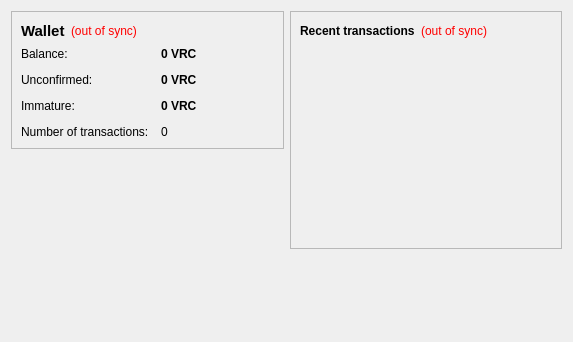
<?xml version="1.0" encoding="UTF-8"?>
<ui version="4.0">
 <class>OverviewPage</class>
 <widget class="QWidget" name="OverviewPage">
  <property name="geometry">
   <rect>
    <x>0</x>
    <y>0</y>
    <width>573</width>
    <height>342</height>
   </rect>
  </property>
  <property name="windowTitle">
   <string>Form</string>
  </property>
  <layout class="QHBoxLayout" name="horizontalLayout" stretch="1,1">
   <item>
    <layout class="QVBoxLayout" name="verticalLayout_2">
     <item>
      <widget class="QFrame" name="frame">
       <property name="frameShape">
        <enum>QFrame::StyledPanel</enum>
       </property>
       <property name="frameShadow">
        <enum>QFrame::Raised</enum>
       </property>
       <layout class="QVBoxLayout" name="verticalLayout_4">
        <item>
         <layout class="QHBoxLayout" name="horizontalLayout_4">
          <item>
           <widget class="QLabel" name="label_5">
            <property name="font">
             <font>
              <pointsize>11</pointsize>
              <weight>75</weight>
              <bold>true</bold>
             </font>
            </property>
            <property name="text">
             <string>Wallet</string>
            </property>
           </widget>
          </item>
          <item>
           <widget class="QLabel" name="labelWalletStatus">
            <property name="toolTip">
             <string>The displayed information may be out of date. Your wallet automatically synchronizes with the vorocoin network after a connection is established, but this process has not completed yet.</string>
            </property>
            <property name="styleSheet">
             <string notr="true">QLabel { color: red; }</string>
            </property>
            <property name="text">
             <string notr="true">(out of sync)</string>
            </property>
            <property name="alignment">
             <set>Qt::AlignLeading|Qt::AlignLeft|Qt::AlignVCenter</set>
            </property>
           </widget>
          </item>
          <item>
           <spacer name="horizontalSpacer_2">
            <property name="orientation">
             <enum>Qt::Horizontal</enum>
            </property>
            <property name="sizeHint" stdset="0">
             <size>
              <width>40</width>
              <height>20</height>
             </size>
            </property>
           </spacer>
          </item>
         </layout>
        </item>
        <item>
         <layout class="QFormLayout" name="formLayout_2">
          <property name="fieldGrowthPolicy">
           <enum>QFormLayout::AllNonFixedFieldsGrow</enum>
          </property>
          <property name="horizontalSpacing">
           <number>12</number>
          </property>
          <property name="verticalSpacing">
           <number>12</number>
          </property>
          <item row="0" column="0">
           <widget class="QLabel" name="label">
            <property name="text">
             <string>Balance:</string>
            </property>
           </widget>
          </item>
          <item row="0" column="1">
           <widget class="QLabel" name="labelBalance">
            <property name="font">
             <font>
              <weight>75</weight>
              <bold>true</bold>
             </font>
            </property>
            <property name="cursor">
             <cursorShape>IBeamCursor</cursorShape>
            </property>
            <property name="toolTip">
             <string>Your current balance</string>
            </property>
            <property name="text">
             <string notr="true">0 VRC</string>
            </property>
            <property name="textInteractionFlags">
             <set>Qt::LinksAccessibleByMouse|Qt::TextSelectableByKeyboard|Qt::TextSelectableByMouse</set>
            </property>
           </widget>
          </item>
          <item row="1" column="0">
           <widget class="QLabel" name="label_3">
            <property name="text">
             <string>Unconfirmed:</string>
            </property>
           </widget>
          </item>
          <item row="1" column="1">
           <widget class="QLabel" name="labelUnconfirmed">
            <property name="font">
             <font>
              <weight>75</weight>
              <bold>true</bold>
             </font>
            </property>
            <property name="cursor">
             <cursorShape>IBeamCursor</cursorShape>
            </property>
            <property name="toolTip">
             <string>Total of transactions that have yet to be confirmed, and do not yet count toward the current balance</string>
            </property>
            <property name="text">
             <string notr="true">0 VRC</string>
            </property>
            <property name="textInteractionFlags">
             <set>Qt::LinksAccessibleByMouse|Qt::TextSelectableByKeyboard|Qt::TextSelectableByMouse</set>
            </property>
           </widget>
          </item>
          <item row="3" column="0">
           <widget class="QLabel" name="label_2">
            <property name="text">
             <string>Number of transactions:</string>
            </property>
           </widget>
          </item>
          <item row="3" column="1">
           <widget class="QLabel" name="labelNumTransactions">
            <property name="toolTip">
             <string>Total number of transactions in wallet</string>
            </property>
            <property name="text">
             <string notr="true">0</string>
            </property>
           </widget>
          </item>
          <item row="2" column="0">
           <widget class="QLabel" name="labelImmatureText">
            <property name="text">
             <string>Immature:</string>
            </property>
           </widget>
          </item>
          <item row="2" column="1">
           <widget class="QLabel" name="labelImmature">
            <property name="font">
             <font>
              <weight>75</weight>
              <bold>true</bold>
             </font>
            </property>
            <property name="toolTip">
             <string>Mined balance that has not yet matured</string>
            </property>
            <property name="text">
             <string notr="true">0 VRC</string>
            </property>
            <property name="textInteractionFlags">
             <set>Qt::LinksAccessibleByMouse|Qt::TextSelectableByKeyboard|Qt::TextSelectableByMouse</set>
            </property>
           </widget>
          </item>
         </layout>
        </item>
       </layout>
      </widget>
     </item>
     <item>
      <spacer name="verticalSpacer">
       <property name="orientation">
        <enum>Qt::Vertical</enum>
       </property>
       <property name="sizeHint" stdset="0">
        <size>
         <width>20</width>
         <height>40</height>
        </size>
       </property>
      </spacer>
     </item>
    </layout>
   </item>
   <item>
    <layout class="QVBoxLayout" name="verticalLayout_3">
     <item>
      <widget class="QFrame" name="frame_2">
       <property name="frameShape">
        <enum>QFrame::StyledPanel</enum>
       </property>
       <property name="frameShadow">
        <enum>QFrame::Raised</enum>
       </property>
       <layout class="QVBoxLayout" name="verticalLayout">
        <item>
         <layout class="QHBoxLayout" name="horizontalLayout_2">
          <item>
           <widget class="QLabel" name="label_4">
            <property name="text">
             <string>&lt;b&gt;Recent transactions&lt;/b&gt;</string>
            </property>
           </widget>
          </item>
          <item>
           <widget class="QLabel" name="labelTransactionsStatus">
            <property name="toolTip">
             <string>The displayed information may be out of date. Your wallet automatically synchronizes with the vorocoin network after a connection is established, but this process has not completed yet.</string>
            </property>
            <property name="styleSheet">
             <string notr="true">QLabel { color: red; }</string>
            </property>
            <property name="text">
             <string notr="true">(out of sync)</string>
            </property>
            <property name="alignment">
             <set>Qt::AlignRight|Qt::AlignTrailing|Qt::AlignVCenter</set>
            </property>
           </widget>
          </item>
          <item>
           <spacer name="horizontalSpacer">
            <property name="orientation">
             <enum>Qt::Horizontal</enum>
            </property>
            <property name="sizeHint" stdset="0">
             <size>
              <width>40</width>
              <height>20</height>
             </size>
            </property>
           </spacer>
          </item>
         </layout>
        </item>
        <item>
         <widget class="QListView" name="listTransactions">
          <property name="styleSheet">
           <string notr="true">QListView { background: transparent; }</string>
          </property>
          <property name="frameShape">
           <enum>QFrame::NoFrame</enum>
          </property>
          <property name="verticalScrollBarPolicy">
           <enum>Qt::ScrollBarAlwaysOff</enum>
          </property>
          <property name="horizontalScrollBarPolicy">
           <enum>Qt::ScrollBarAlwaysOff</enum>
          </property>
          <property name="selectionMode">
           <enum>QAbstractItemView::NoSelection</enum>
          </property>
         </widget>
        </item>
       </layout>
      </widget>
     </item>
     <item>
      <spacer name="verticalSpacer_2">
       <property name="orientation">
        <enum>Qt::Vertical</enum>
       </property>
       <property name="sizeHint" stdset="0">
        <size>
         <width>20</width>
         <height>40</height>
        </size>
       </property>
      </spacer>
     </item>
    </layout>
   </item>
  </layout>
 </widget>
 <resources/>
 <connections/>
</ui>
